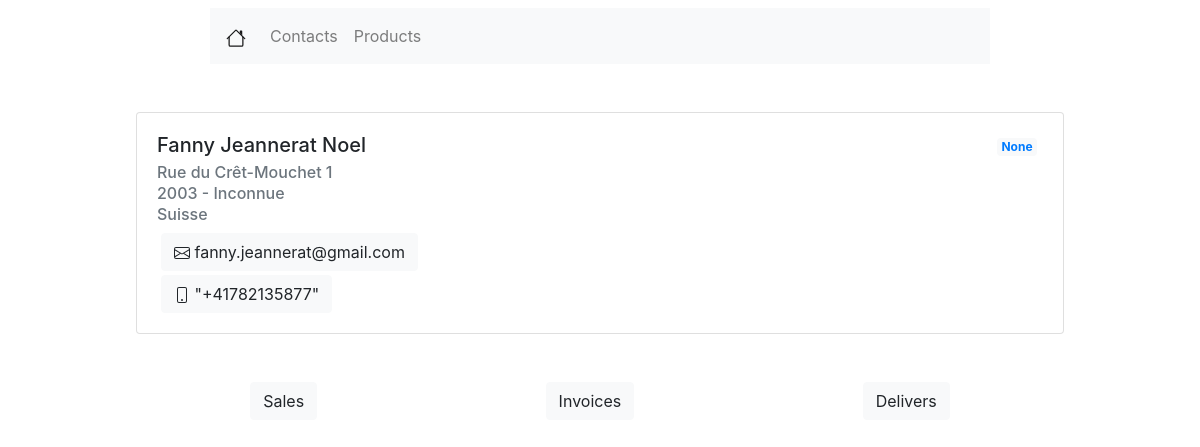
Page /contacts/1/ on the earlier database version.
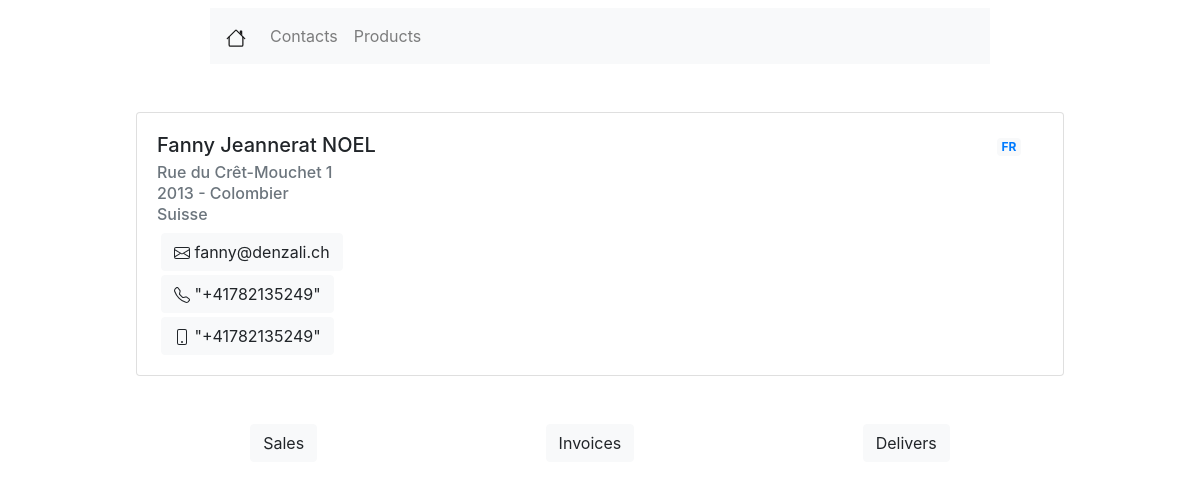
Same page on the later database version.
### contacts/models.py (models this page shows)
class Contact(models.Model):
    title = models.CharField(verbose_name="titre", max_length=50, null=True)
    lang = models.CharField(verbose_name="Langue maternelle", max_length=80, null=True, blank=True)
    name = models.CharField(verbose_name='Nom et prénom du contact', max_length=200, null=True)
    age = models.IntegerField(verbose_name='Age', default=0, null=True)
    street = models.CharField(verbose_name="Addresse", max_length=100, null=True)
    region_zip = models.IntegerField(verbose_name="Code postale", null=True)
    city = models.CharField(verbose_name="Ville", max_length=200, null=True)
    country = models.CharField(verbose_name="Pays", max_length=100, null=True)
    phone = PhoneNumberField(null=True)
    mobile = PhoneNumberField(null=True)
    email = models.EmailField(verbose_name="E-mail", max_length=254, null=True)
    state = models.CharField(verbose_name="Etat", max_length=20, null=True)

### contacts/views.py (the view)
# urls.py: path('<int:pk>/', views.DetailView.as_view(), name='contact_detail'),
class DetailView(generic.DetailView):
    model = Contact
    template_name = 'contacts/contacts_other_infos.html'

### contacts/templates/contacts/contacts_other_infos.html (shortened to what this page needs)
{% extends 'contacts/contacts_formview.html' %}
{% block other_infos %}
    <div class="row mx-auto mt-5 justify-content-around" style="width: 58rem;">
        <button class="btn btn-light" type="button" data-toggle="collapse" data-target="#sales" aria-expanded="false" aria-controls="collapseExample">
        Sales
        </button>
        <button class="btn btn-light" type="button" data-toggle="collapse" data-target="#invoices" aria-expanded="false" aria-controls="collapseExample">
        Invoices
        </button>
        <button class="btn btn-light" type="button" data-toggle="collapse" data-target="#delivers" aria-expanded="false" aria-controls="collapseExample">
        Delivers
        </button>
    </div>
{% endblock %}

### contacts/templates/contacts/contacts_formview.html (shortened to what this page needs)
{% extends 'viewlist/viewlist.html' %}
{% block viewlist %}
    <div class="row mx-auto mt-5 justify-content-center">
        <div class="card" style="width: 58rem;">
            <div class="card-body">
                <div class="row">
                    <div class="col-md-11">
                        <h5 class="card-title">{{ contact.name }}</h5>
                    </div>
                    <div class="col-md-1">
                        <span class="badge bg-light text-primary">{{ contact.lang }}</span>
                    </div>
                </div>
                <h6 class="card-subtitle mb-2 text-muted ">{{ contact.street }}</h6>
                <h6 class="card-subtitle mb-2 text-muted">{{ contact.region_zip }} - {{ contact.city }}</h6>
                <h6 class="card-subtitle mb-2 text-muted">{{ contact.country }}</h6>
                <div class="row ml-1 mb-1">
                    <a class="btn btn-light btn-xlg" href="mailto:{{ contact.email }}">
                        <span class="glyphicon glyphicon-earphone">{{ contact.email }}</span>
                    </a>
                </div>
                {% if contact.phone %}
                <div class="row ml-1 mb-1">
                    <a class="btn btn-light btn-xlg" href="tel:{{ contact.phone }}">
                        <span class="glyphicon glyphicon-earphone">{{ contact.phone }}</span>
                    </a>
                </div>
                {% endif %}
                {% if contact.mobile %}
                <div class="row ml-1 mt-1">
                    <a class="btn btn-light btn-xlg" href="tel:{{ contact.mobile }}">
                        <span class="glyphicon glyphicon-earphone">{{ contact.mobile }}</span>
                    </a>
                </div>
                {% endif %}
            </div>
        </div>
    </div>
    {% block other_infos %}
    {% endblock %}
{% endblock %}

Differences in the rows shown:
changed Contact "Rue du Crêt-Mouchet 1": name "Fanny Jeannerat Noel" → "Fanny Jeannerat NOEL"; lang "None" → "FR"; region_zip "2003" → "2013"; city "Inconnue" → "Colombier"; email "fanny.jeannerat@gmail.com" → "fanny@denzali.ch"; phone (not shown) → "\"+41782135249\""; mobile "\"+41782135877\"" → "\"+41782135249\""
